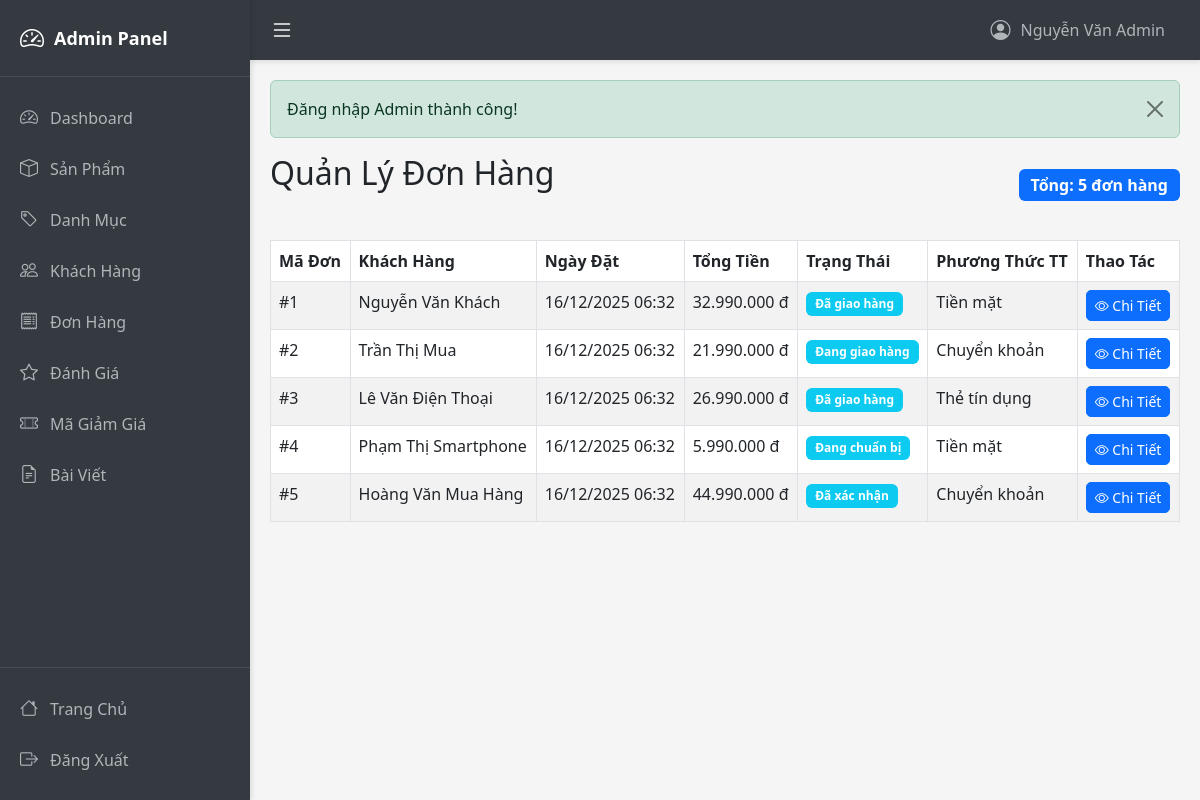
The page /admin/orders (signed in) on the database its author committed.
### tables this page shows
CREATE TABLE Orders (
  order_id INT AUTO_INCREMENT PRIMARY KEY,
  customer_id INT,
  employee_id INT,
  order_date DATETIME DEFAULT CURRENT_TIMESTAMP,
  total_amount DECIMAL(12,2),
  order_status_id INT,
  payment_method VARCHAR(50),
  note TEXT,
  FOREIGN KEY (customer_id) REFERENCES Customers(customer_id) ON DELETE SET NULL,
  FOREIGN KEY (employee_id) REFERENCES Employees(employee_id) ON DELETE SET NULL,
  FOREIGN KEY (order_status_id) REFERENCES Order_Status(order_status_id) ON DELETE SET NULL
);

CREATE TABLE Customers (
  customer_id INT AUTO_INCREMENT PRIMARY KEY,
  full_name VARCHAR(100),
  phone_number VARCHAR(15),
  email VARCHAR(100),
  password VARCHAR(255),
  address VARCHAR(255),
  gender VARCHAR(10),
  date_of_birth DATE,
  status VARCHAR(20) DEFAULT 'active',
  created_at DATETIME DEFAULT CURRENT_TIMESTAMP
);

CREATE TABLE Order_Status (
  order_status_id INT AUTO_INCREMENT PRIMARY KEY,
  status_name VARCHAR(50),
  description TEXT
);

### Controllers/AdminController.php (called while the page is built, shortened)
<?php
class AdminController extends BaseController {
    private $orderModel;
    public function __construct() {
        $this->orderModel = new OrderModel();
    }
    public function orders() {
        $orders = $this->orderModel->getAllOrders();
        $data = [
            'orders' => $orders,
            'pageTitle' => 'Quản Lý Đơn Hàng'
        ];
        $this->view('admin/orders/index', $data, true);
    }
}
?>

### models/BaseModel.php (called while the page is built, shortened)
<?php
class BaseModel {
    public function __construct() {
        $db = new Database();
        $this->conn = $db->getConnection();
    }
}
?>

### config/database.php (called while the page is built, shortened)
<?php
class Database {
    private $host = "localhost";
    private $db_name = "inventory_system";
    private $username = "root";
    private $password = "";
    public function getConnection() {
        $this->conn = null;
        try {
            $this->conn = new PDO(
                "mysql:host=" . $this->host . ";dbname=" . $this->db_name . ";charset=utf8mb4",
                $this->username,
                $this->password,
                [
                    PDO::MYSQL_ATTR_INIT_COMMAND => "SET NAMES utf8mb4 COLLATE utf8mb4_unicode_ci"
                ]
            );
            $this->conn->setAttribute(PDO::ATTR_ERRMODE, PDO::ERRMODE_EXCEPTION);
            $this->conn->setAttribute(PDO::ATTR_DEFAULT_FETCH_MODE, PDO::FETCH_ASSOC);
            $this->conn->exec("SET NAMES utf8mb4");
        } catch(PDOException $e) {
            echo "Connection error: " . $e->getMessage();
        }
        return $this->conn;
    }
}
?>

### Models/OrderModel.php (called while the page is built, shortened)
<?php
class OrderModel extends BaseModel {
    public function getAllOrders($limit = null, $offset = 0) {
        $sql = "SELECT o.*, c.full_name as customer_name, os.status_name
                FROM Orders o
                LEFT JOIN Customers c ON o.customer_id = c.customer_id
                LEFT JOIN Order_Status os ON o.order_status_id = os.order_status_id
                ORDER BY o.order_date DESC";
        $stmt = $this->conn->prepare($sql);
        $stmt->execute();
        return $stmt->fetchAll();
    }
}
?>

### views/admin/orders/index.php (the view)
<?php
require_once dirname(dirname(__DIR__)) . "/admin/layouts/header.php";
?>
<div class="d-flex justify-content-between align-items-center mb-4">
    <h2 class="mb-4">Quản Lý Đơn Hàng</h2>
    <span class="badge bg-primary fs-6">
        Tổng: <?= count($orders) ?> đơn hàng
    </span>
</div>
<div class="table-responsive">
    <table class="table table-striped table-bordered">
        <thead>
            <tr>
                <th>Mã Đơn</th>
                <th>Khách Hàng</th>
                <th>Ngày Đặt</th>
                <th>Tổng Tiền</th>
                <th>Trạng Thái</th>
                <th>Phương Thức TT</th>
                <th>Thao Tác</th>
            </tr>
        </thead>
        <tbody>
            <?php if (empty($orders)): ?>
                <tr>
                    <td colspan="7" class="text-center">Chưa có đơn hàng nào</td>
                </tr>
            <?php else: ?>
                <?php foreach ($orders as $order): ?>
                    <tr>
                        <td>#<?= $order['order_id'] ?></td>
                        <td><?= htmlspecialchars($order['customer_name']) ?></td>
                        <td><?= date('d/m/Y H:i', strtotime($order['order_date'])) ?></td>
                        <td><?= number_format($order['total_amount'], 0, ',', '.') ?> đ</td>
                        <td><span class="badge bg-info"><?= htmlspecialchars($order['status_name']) ?></span></td>
                        <td><?= htmlspecialchars($order['payment_method']) ?></td>
                        <td>
                            <a href="<?= BASE_URL ?>admin/orderDetail/<?= $order['order_id'] ?>" class="btn btn-sm btn-primary">
                                <i class="bi bi-eye"></i> Chi Tiết
                            </a>
                        </td>
                    </tr>
                <?php endforeach; ?>
            <?php endif; ?>
        </tbody>
    </table>
</div>
<?php require_once dirname(dirname(__DIR__)) . "/admin/layouts/footer.php"; ?>

### public/css/admin.css (style rules this page uses)
:root { --sidebar-width: 250px; --sidebar-collapsed-width: 70px; --topbar-height: 60px; --primary-color: #343a40; --secondary-color: #495057; --accent-color: #007bff; }
* { margin: 0; padding: 0; box-sizing: border-box; }
body { background-color: #f5f5f5; display: flex; flex-direction: column; }
.table { background-color: white; }
.table thead { background-color: #f8f9fa; }
.btn { border-radius: 5px; }
.badge { padding: 0.5em 0.75em; }

### rows shown on the page
orders: order_id "1", customer.full_name "Nguyễn Văn Khách", order_date "16/12/2025 06:32", total_amount "32.990.000", order_status.status_name "Đã giao hàng", payment_method "Tiền mặt"
orders: order_id "2", customer.full_name "Trần Thị Mua", order_date "16/12/2025 06:32", total_amount "21.990.000", order_status.status_name "Đang giao hàng", payment_method "Chuyển khoản"
orders: order_id "3", customer.full_name "Lê Văn Điện Thoại", order_date "16/12/2025 06:32", total_amount "26.990.000", order_status.status_name "Đã giao hàng", payment_method "Thẻ tín dụng"
orders: order_id "4", customer.full_name "Phạm Thị Smartphone", order_date "16/12/2025 06:32", total_amount "5.990.000", order_status.status_name "Đang chuẩn bị", payment_method "Tiền mặt"
orders: order_id "5", customer.full_name "Hoàng Văn Mua Hàng", order_date "16/12/2025 06:32", total_amount "44.990.000", order_status.status_name "Đã xác nhận", payment_method "Chuyển khoản"

### other values the page prints
$_SESSION['admin_name'] "Nguyễn Văn Admin"
$_SESSION['success'] "Đăng nhập Admin thành công!"
count($orders) "5"
